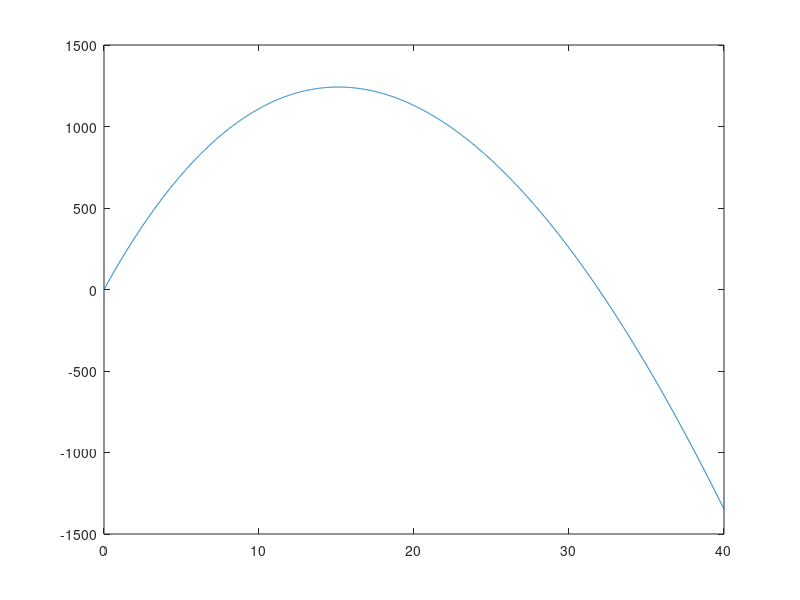

Reproduce this figure in MATLAB.
clear all
close all

				%metodo utilizzato: Eulero implicito
  %risolvo prima il secondo sistema per determinare numericamente y(t)

%parametri
b=0.01;
m=0.5;
g=9.81;
alpha=pi/3; %radianti 
v0=200;
B=b/m;

A=[0,1;0,-B];
b=[0;-g];
tstar=40;
ts=2000;
k=tstar/ts;
y0=[0;v0*sin(alpha)];
y=NaN(2,ts+1);
y(:,1)=y0;

for n=1:ts
  y(:,n+1)=(eye(2)-k*A)\(y(:,n)+k*b);
end
t=linspace(0,tstar,ts+1);
plot(t,y(1,:))

%ricerca zero di y(t)
prod=eps;
j=1;
while prod>=0
  prod=y(1,j)*y(1,j+1);
  j++;
endwhile

		      %scelgo come zero la media tra questi due valori
jstar=((j-1)+j)/2;
T=jstar*k; %Tstar=t0+j*k: approssimazione del tempo T tale che y(T)=0

%% Risoluzione secondo problema
x0=[0;v0*cos(alpha)];
AA=[0,1;0,-B];
x=NaN(2,ts+1);
x(:,1)=x0;

for n=1:ts
  x(:,n+1)=(eye(2)-k*AA)\(x(:,n));
end
x(1,floor(jstar)) %punto di atterraggio


  
